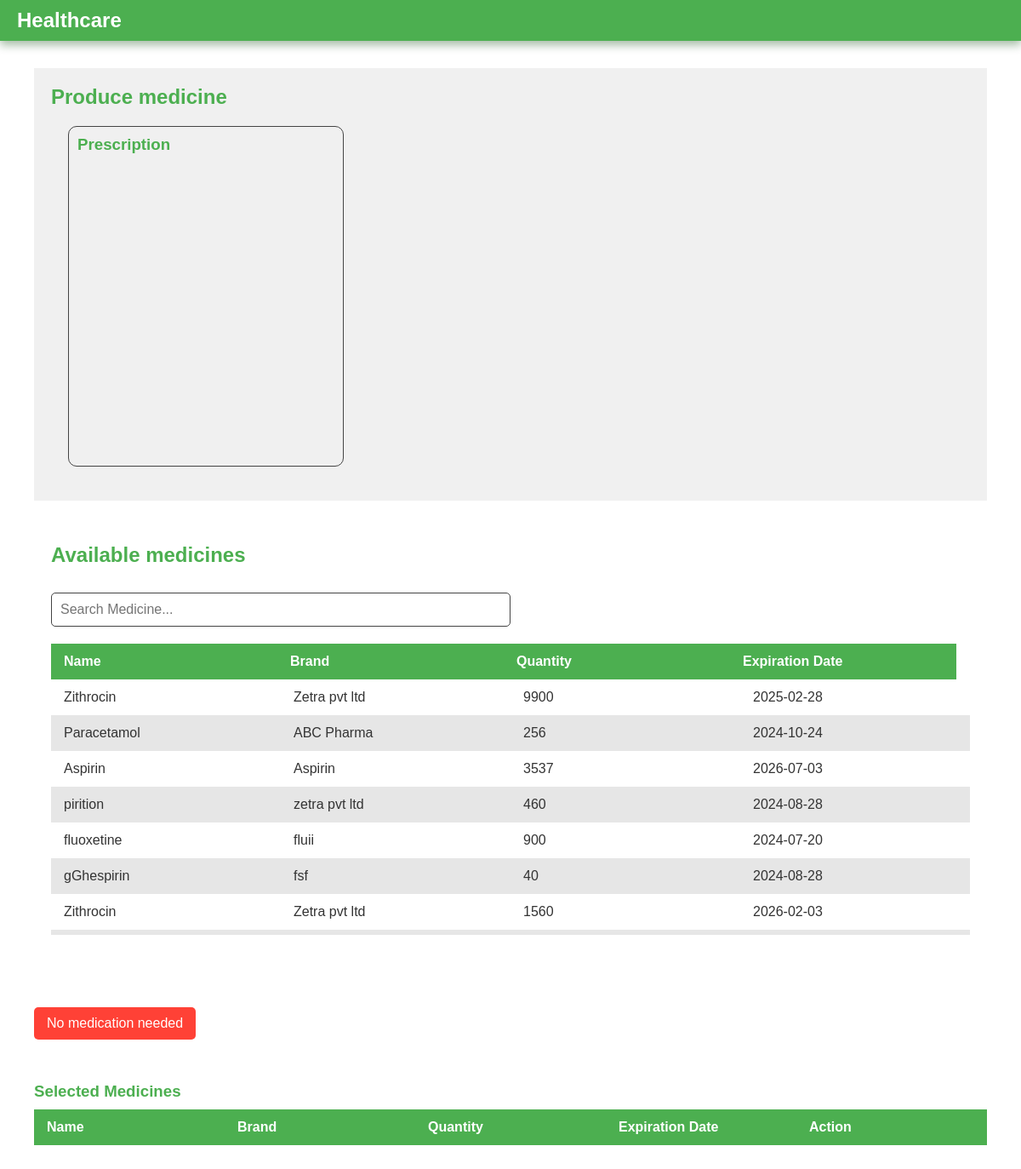
Before: /pharmasist/produce.php with the older database file.
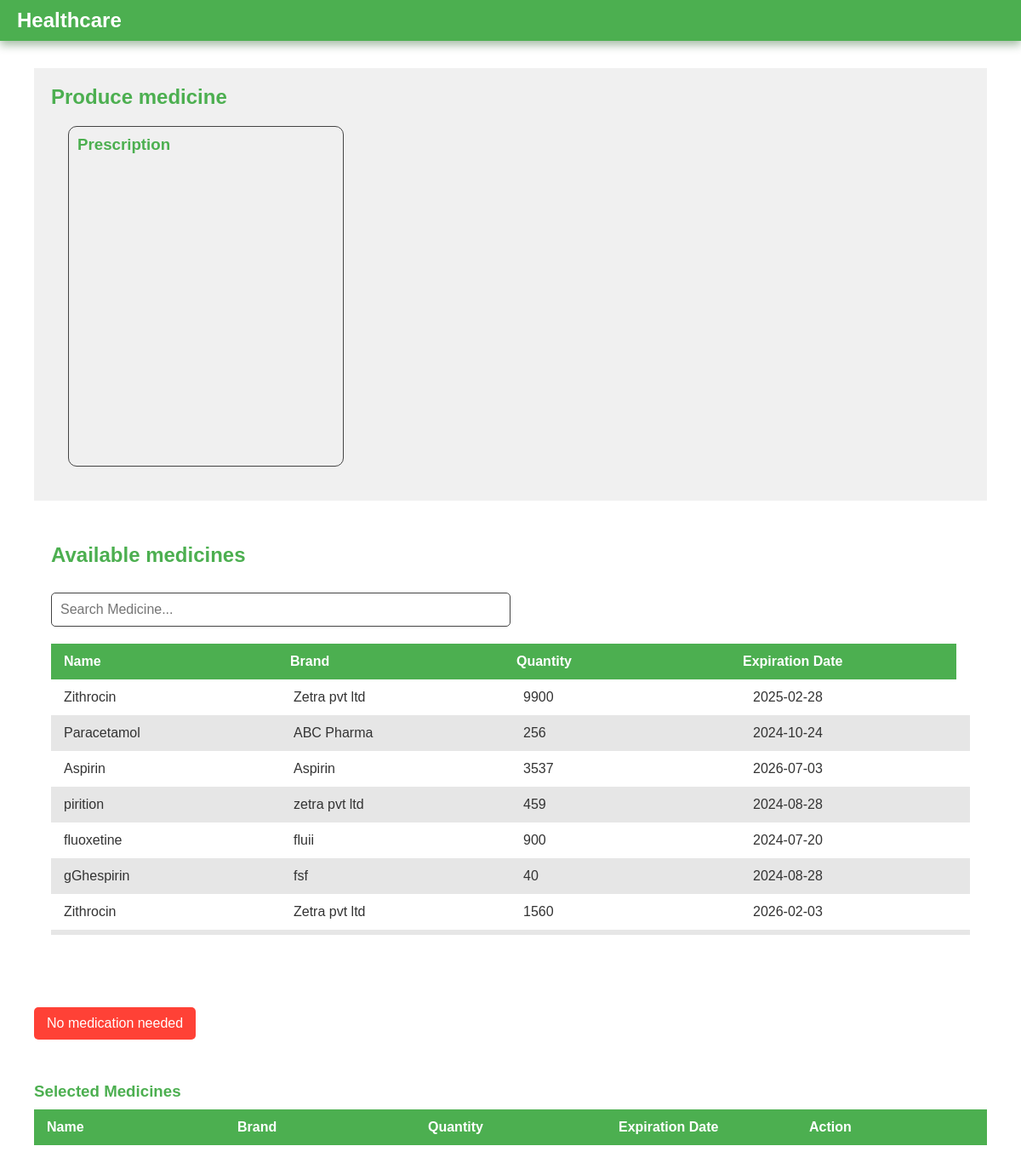
After: the same page with the newer database file.
### tables this page shows
CREATE TABLE IF NOT EXISTS `medicines` (
  `id` int NOT NULL AUTO_INCREMENT,
  `name` varchar(50) DEFAULT NULL,
  `brand` varchar(50) DEFAULT NULL,
  `quantity` int DEFAULT NULL,
  `exp` date DEFAULT NULL,
  `purchase_date` date DEFAULT NULL,
  `outofstock_date` date DEFAULT NULL,
  PRIMARY KEY (`id`)
);

### connection.php (called while the page is built, shortened)
<?php
class Database
{
    public static $connection;
    public static function SetUpConnection()
    {
        if (!isset(Database::$connection)) {
            Database::$connection = new mysqli(DB_HOST, DB_USER, DB_PASS, DB_NAME, DB_PORT);
        }
    }
    public static function search($q)
    {
        return Database::$connection->query($q);
    }
}

### pharmasist/produce.php (the view, shortened to what this page needs)
<?php
require_once "../connection.php";
?>
<!DOCTYPE html>
<html lang="en">
<head>
    <link rel="stylesheet" href="../assets/css/common.css">
    <link rel="stylesheet" href="../pharmasist/pharmasist.css">
    <link rel="stylesheet" href="../assets/css/header.css">
</head>
<body>
    <?php
    $pdi = $_GET["pid"];
    $res = Database::search("SELECT * FROM `patients_details` INNER JOIN `registered_patients` ON `registered_patients`.`p_id` =`patients_details`.`patients_id` WHERE `id` = '$pdi'");
    $pdata = $res->fetch_assoc();
    ?>
    <header>
        <div class="logo">Healthcare</div>
    </header>
    <div class="main-container">
        <div class="content" id="content">
            <div class="maindiv">
                <div class="left ">
                    <h2 class="content-title">Produce medicine</h2>
                    <div class="health-issues">
                        <h3><?php echo $pdata["name"] ?> Prescription</h3>
                    </div>
                </div>
                <div class="right ">
                    <h2 class="content-title">Available medicines</h2>
                    <input type="text" id="searchBar" placeholder="Search Medicine..." onkeyup="filterTable()">
                    <table id="dataTable">
                        <thead>
                            <tr>
                                <th>Name</th>
                                <th>Brand</th>
                                <th>Quantity</th>
                                <th>Expiration Date</th>
                            </tr>
                        </thead>
                        <tbody class="dataBody">
                            <?php
                            $d = new DateTime();
                            $tz = new DateTimeZone("Asia/Colombo");
                            $d->setTimezone($tz);
                            $date = $d->format('Y-m-d');
                            $mediResultSet = Database::search("SELECT * FROM `medicines` WHERE `exp`  > '" . $date . "' AND `quantity` > '0'");
                            if ($mediResultSet->num_rows > 0) {
                                $medicines = $mediResultSet->fetch_all(MYSQLI_ASSOC);
                                foreach ($medicines as $medicine) {
                            ?>
                                    <tr class="dataRow" onclick="addToNewTable(this)">
                                        <td class="name"><?php echo $medicine['name'] ?></td>
                                        <td class="brand"><?php echo $medicine['brand'] ?></td>
                                        <td class="quantity"><?php echo $medicine['quantity'] ?></td>
                                        <td class="exp"><?php echo $medicine['exp'] ?></td>
                                    </tr>
                            <?php
                                }
                            }
                            ?>
                        </tbody>
                    </table>
                </div>
            </div>
            <button onclick="cancelMedicine(<?php echo $pdi ?>)" class="no-med-needed">No medication needed</button>
            <h3>Selected Medicines</h3>
            <table id="selectedTable">
                <thead>
                    <tr>
                        <th>Name</th>
                        <th>Brand</th>
                        <th>Quantity </th>
                        <th>Expiration Date</th>
                        <th>Action</th>
                    </tr>
                </thead>
            </table>
        </div>
    </div>
</body>
</html>

Changed rows visible on the page:
changed medicines "pirition": quantity "460" → "459"
